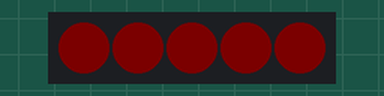
Simulated run of this sketch. Board: Arduino Uno, built with avr-gcc and run on an emulated ATmega328P. Shown: 5 RGB LEDs in strip order, left to right. Dim RGB values are drawn brighter than linear; random numbers use the default seed unless the sketch sets one.

Above: at 0.46 s.
At 3.29 s:
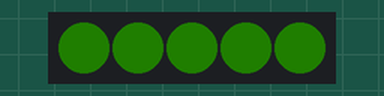
At 7.24 s:
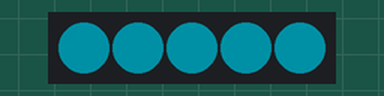
At 15.23 s:
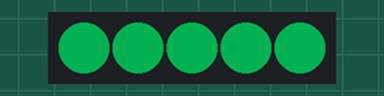
At 26.23 s:
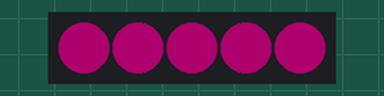
At 34.51 s:
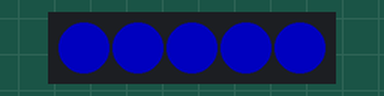
Timing chart, 0 to 40.0 s (numbered marks = the images above):
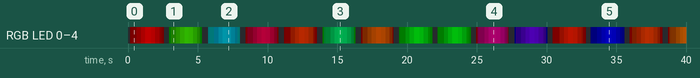

The sketch:

pulse.ino
```cpp
// have the LEDs pulse, with each pulse a different color

#include <Adafruit_NeoPixel.h>
#ifdef __AVR__
  #include <avr/power.h>
#endif

#define PIN 1
#define N_LED 5

Adafruit_NeoPixel strip = Adafruit_NeoPixel(N_LED, PIN, NEO_GRB + NEO_KHZ800);

void setup() {
  strip.begin();
  strip.show();

  randomSeed(analogRead(A0));
}

void loop() {
  byte color_int = random(256); // random color

  for(float angle=-1.570796326794897; angle<4.71238898038469; angle += 0.02454369260617026) { // from -pi/2 to 3*pi/2
    uint32_t color = Wheel(color_int, calc_brightness(angle));
    for(int i=0; i<N_LED; i++)
      strip.setPixelColor(i, color);
    strip.show();
    delay(10);
  }

}

// pulse_brightness
float calc_brightness(float angle)
{
  return (exp(sin(angle)) - 0.3678794411714423)*0.4254590641196608; // exp(sin(x)) scaled to [0,1]
}


// Input a value 0 to 255 to get a color value.
// The colours are a transition r - g - b - back to r.
uint32_t Wheel(byte WheelPos, float brightness) {
  WheelPos = 255 - WheelPos;
  if(WheelPos < 85) {
    return strip.Color(brightness*(85 - WheelPos), 0, brightness*WheelPos);
  }
  if(WheelPos < 170) {
    WheelPos -= 85;
    return strip.Color(0, brightness*WheelPos, brightness*(85 - WheelPos));
  }
  WheelPos -= 170;
  return strip.Color(brightness*WheelPos, brightness*(85 - WheelPos), 0);
}
```
